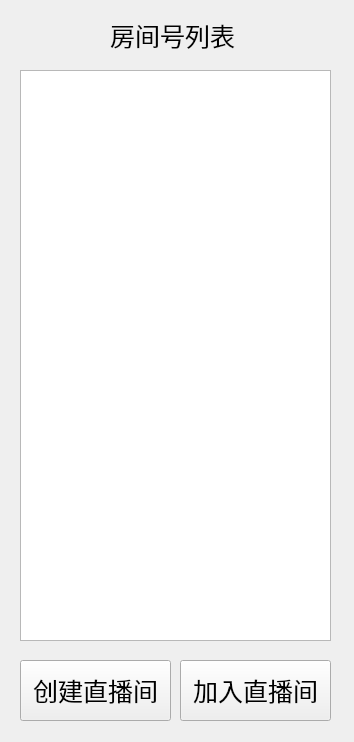
<?xml version="1.0" encoding="UTF-8"?>
<ui version="4.0">
 <class>RoomNumber</class>
 <widget class="QWidget" name="RoomNumber">
  <property name="geometry">
   <rect>
    <x>0</x>
    <y>0</y>
    <width>354</width>
    <height>742</height>
   </rect>
  </property>
  <property name="windowTitle">
   <string>Form</string>
  </property>
  <widget class="QLabel" name="label_roomnumber">
   <property name="geometry">
    <rect>
     <x>110</x>
     <y>0</y>
     <width>141</width>
     <height>71</height>
    </rect>
   </property>
   <property name="font">
    <font>
     <pointsize>19</pointsize>
    </font>
   </property>
   <property name="text">
    <string>房间号列表</string>
   </property>
  </widget>
  <widget class="QListWidget" name="listWidget_roomnumber">
   <property name="geometry">
    <rect>
     <x>20</x>
     <y>70</y>
     <width>311</width>
     <height>571</height>
    </rect>
   </property>
   <property name="font">
    <font>
     <pointsize>19</pointsize>
    </font>
   </property>
  </widget>
  <widget class="QPushButton" name="pushButton_createroom">
   <property name="geometry">
    <rect>
     <x>20</x>
     <y>660</y>
     <width>151</width>
     <height>61</height>
    </rect>
   </property>
   <property name="font">
    <font>
     <pointsize>19</pointsize>
    </font>
   </property>
   <property name="text">
    <string>创建直播间</string>
   </property>
  </widget>
  <widget class="QPushButton" name="pushButton_joinroom">
   <property name="geometry">
    <rect>
     <x>180</x>
     <y>660</y>
     <width>151</width>
     <height>61</height>
    </rect>
   </property>
   <property name="font">
    <font>
     <pointsize>19</pointsize>
    </font>
   </property>
   <property name="text">
    <string>加入直播间</string>
   </property>
  </widget>
 </widget>
 <resources/>
 <connections/>
</ui>
